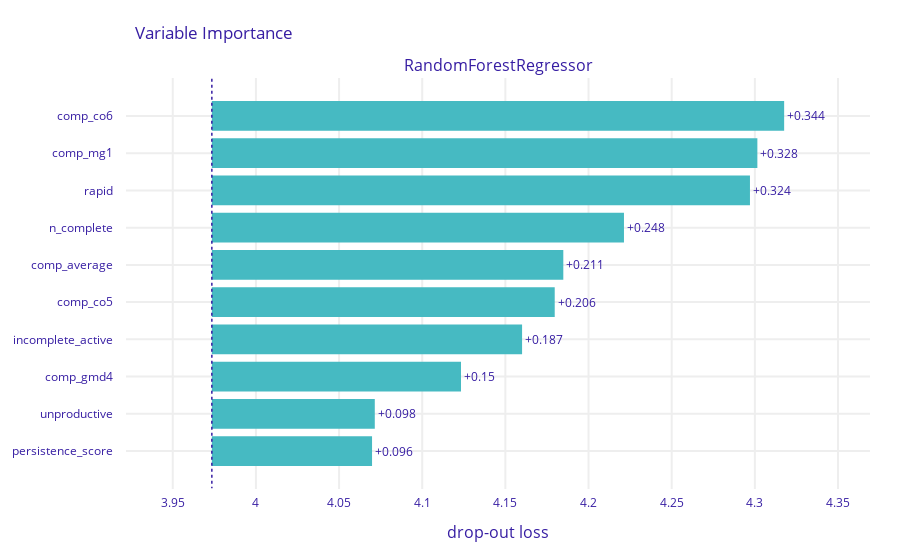

Here is the notebook cell this chart was saved with:
### Code cell
run_regressor("rf", "sbst", features, protecteds)

### Figure 1 — Plotly figure (JSON) as saved in the notebook; plotly's stock layout.template omitted (floating-point values rounded to 4 significant figures)
{"data": [{"base": 3.974, "hoverinfo": "text", "hoverlabel": {"bgcolor": "rgba(0, 0, 0, 0.8)"}, "hovertext": ["Model: RandomForestRegressor loss after<br>variable: comp_co6 is permuted: 4.318<br>Drop-out loss change: +0.344", "Model: RandomForestRegressor loss after<br>variable: comp_mg1 is permuted: 4.302<br>Drop-out loss change: +0.328", "Model: RandomForestRegressor loss after<br>variable: rapid is permuted: 4.297<br>Drop-out loss change: +0.324", "Model: RandomForestRegressor loss after<br>variable: n_complete is permuted: 4.221<br>Drop-out loss change: +0.248", "Model: RandomForestRegressor loss after<br>variable: comp_average is permuted: 4.185<br>Drop-out loss change: +0.211", "Model: RandomForestRegressor loss after<br>variable: comp_co5 is permuted: 4.18<br>Drop-out loss change: +0.206", "Model: RandomForestRegressor loss after<br>variable: incomplete_active is permuted: 4.16<br>Drop-out loss change: +0.187", "Model: RandomForestRegressor loss after<br>variable: comp_gmd4 is permuted: 4.123<br>Drop-out loss change: +0.15", "Model: RandomForestRegressor loss after<br>variable: unproductive is permuted: 4.071<br>Drop-out loss change: +0.098", "Model: RandomForestRegressor loss after<br>variable: persistence_score is permuted: 4.07<br>Drop-out loss change: +0.096"], "marker": {"color": "#46bac2"}, "orientation": "h", "showlegend": false, "text": ["+0.344", "+0.328", "+0.324", "+0.248", "+0.211", "+0.206", "+0.187", "+0.15", "+0.098", "+0.096"], "textposition": "outside", "type": "bar", "x": [0.3441, 0.328, 0.3236, 0.2478, 0.2113, 0.2062, 0.1865, 0.1498, 0.09797, 0.09633], "xaxis": "x", "y": ["comp_co6", "comp_mg1", "rapid", "n_complete", "comp_average", "comp_co5", "incomplete_active", "comp_gmd4", "unproductive", "persistence_score"], "yaxis": "y"}], "layout": {"annotations": [{"font": {"size": 16}, "showarrow": false, "text": "RandomForestRegressor", "x": 0.5, "xanchor": "center", "xref": "paper", "y": 1, "yanchor": "bottom", "yref": "paper"}, {"font": {"size": 16}, "showarrow": false, "text": "drop-out loss", "x": 0.5, "xanchor": "center", "xref": "paper", "y": 0, "yanchor": "top", "yref": "paper", "yshift": -30}], "autosize": true, "font": {"color": "#371ea3"}, "margin": {"b": 71, "r": 30, "t": 78}, "shapes": [{"line": {"color": "#371ea3", "dash": "dot", "width": 1.5}, "type": "line", "x0": 3.974, "x1": 3.974, "xref": "x", "y0": -1, "y1": 10, "yref": "y"}], "title": {"text": "Variable Importance", "x": 0.15}, "xaxis": {"anchor": "y", "automargin": true, "domain": [0, 1], "fixedrange": true, "gridwidth": 2, "range": [3.922, 4.369], "tickcolor": "white", "ticklen": 3, "ticks": "outside", "type": "linear", "zeroline": false}, "yaxis": {"anchor": "x", "automargin": true, "autorange": true, "domain": [0, 1], "fixedrange": true, "gridwidth": 2, "range": [10.04, -1.035], "tickcolor": "white", "ticklen": 10, "ticks": "outside", "type": "category"}}}
